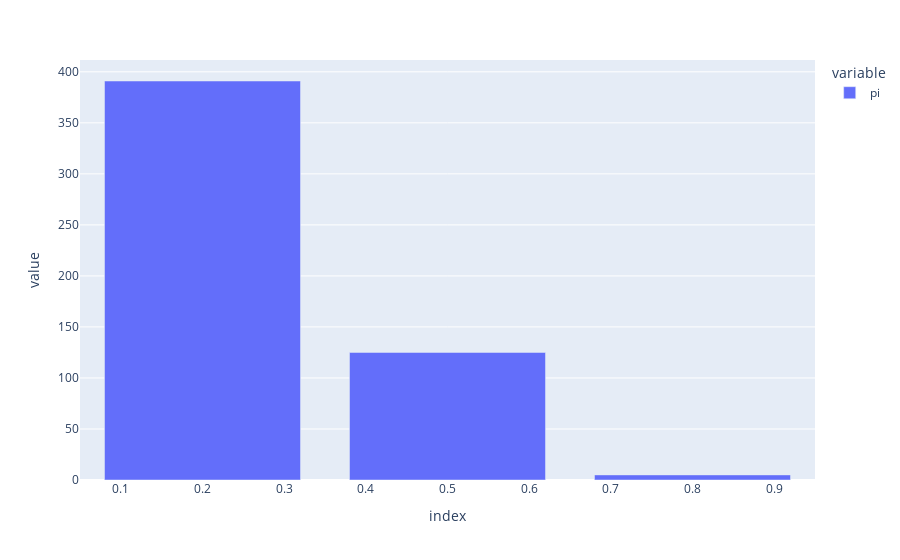

Notebook code cell kept with this figure:
### Code cell
px.bar(simulations.loc[simulations.games_won==1, "pi"].value_counts())

### Figure 1 — Plotly figure (JSON) as saved in the notebook; plotly's stock layout.template omitted (floating-point values rounded to 4 significant figures)
{"data": [{"alignmentgroup": "True", "hovertemplate": "variable=pi<br>index=%{x}<br>value=%{y}<extra></extra>", "legendgroup": "pi", "marker": {"color": "#636efa"}, "name": "pi", "offsetgroup": "pi", "orientation": "v", "showlegend": true, "textposition": "auto", "type": "bar", "x": [0.2, 0.5, 0.8], "xaxis": "x", "y": [391, 125, 5], "yaxis": "y"}], "layout": {"barmode": "relative", "legend": {"title": {"text": "variable"}, "tracegroupgap": 0}, "margin": {"t": 60}, "xaxis": {"anchor": "y", "domain": [0, 1], "title": {"text": "index"}}, "yaxis": {"anchor": "x", "domain": [0, 1], "title": {"text": "value"}}}}
